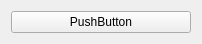
<?xml version="1.0" encoding="UTF-8"?>
<ui version="4.0">
 <class>Widget</class>
 <widget class="QWidget" name="Widget">
  <property name="geometry">
   <rect>
    <x>0</x>
    <y>0</y>
    <width>202</width>
    <height>41</height>
   </rect>
  </property>
  <property name="windowTitle">
   <string>Widget</string>
  </property>
  <layout class="QVBoxLayout" name="verticalLayout">
   <item>
    <widget class="QPushButton" name="pushButton">
     <property name="text">
      <string>PushButton</string>
     </property>
    </widget>
   </item>
  </layout>
 </widget>
 <resources/>
 <connections/>
</ui>
